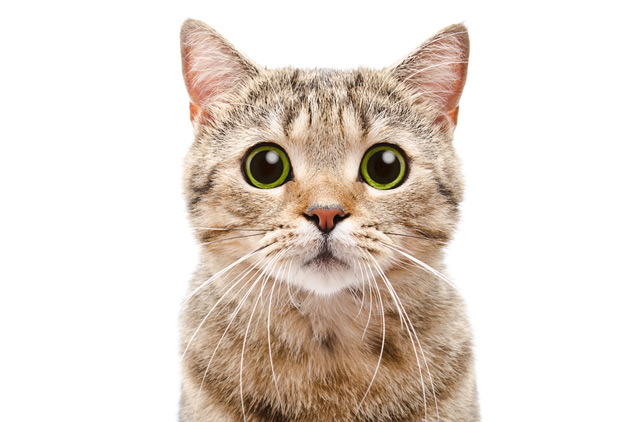
#> input picture python/Images/cat.jpg, 630 x 422 px
$ python ImgEncrypt_3.py
#> lines starting #> are read from the running program, lines starting #| are printed output that depends on the picture
# -*- coding: utf-8 -*-
"""
Created on Mon Dec 20 12:57:34 2021

@author: williamlin

description:
    A new version for rectangular images.
        1. replace "tuple" with "list"
        2. use a different method to produce permutation matrices
    (compatible with square images)
"""

import numpy as np
from PIL import Image
import random as rand
import matplotlib.pyplot as plt

def encrypt(arr, PM):
    shape = arr.shape

    if(min(shape[0], shape[1]) <= 10):
        return

    if shape[0] <= shape[1]:
        PM.append(list(partial_encrypt(shape[0], arr[:, :shape[0], :])))
        encrypt(arr[:, shape[0]:, :], PM)
    else :
        PM.append(list(partial_encrypt(shape[1], arr[:shape[1], :, :])))
        encrypt(arr[shape[1]:, :, :], PM)
    return

def partial_encrypt(N, arr):
    perm = np.empty(N*N, dtype='i')
    perm.fill(0)
    perm = perm.reshape(N, N)

    set_to_one = list() # 1s of a single permutation matrix
    fr = list()
    for i in range(N):
        fr.append(i)
    for i in range(N):
        r = rand.randint(0, N-i-1)
        set_to_one.append((fr[r]))
        perm[i, fr[r]] = 1
        del fr[r]


    for i in range(arr.shape[2]):
        arr[:N, :N, i] = perm @ arr[:N, :N, i]
    return set_to_one

def decrypt(arr, PM, at, Len):
    if at == Len:
        return
    size = len(PM[at]) # number of rows
    inv_mat = np.empty(size*size, dtype='i')
    inv_mat.fill(0)
    inv_mat = inv_mat.reshape(size, size)

    for j in range(size):
        inv_mat[j][PM[at][j]] = 1

    inv_mat = inv_mat.transpose() # P^T = P^(-1)

    for j in range(arr.shape[2]):
        arr[:size, :size, j] = inv_mat @ arr[:size, :size, j]

    shape = arr.shape
    if shape[0] <= shape[1]:
        decrypt(arr[:, shape[0]:, :], PM, at+1, Len)
    else:
        decrypt(arr[shape[1]:, :, :], PM, at+1, Len)

img = Image.open('./Images/cat.jpg')
#> img is the input picture: PIL image 630x422 RGB; mean R, G, B 227.8, 217.3, 208.3
arr = np.array(img)

# compressed permutation matrices (only record 1s)
# recorded for future decryption
PM = list()

encrypt(arr, PM)
#> after the loop in partial_encrypt, `for i in range(arr.shape[2]):`:
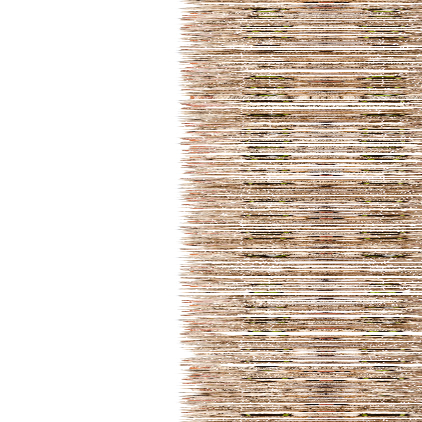
#> arr: shape (422, 422, 3); mean of channels 0, 1, 2 220.3, 207.1, 195.7; drawn as R, G, B
#> call 2 of partial_encrypt, with N = 208
#> after the loop in partial_encrypt (call 2), `for i in range(arr.shape[2]):`:
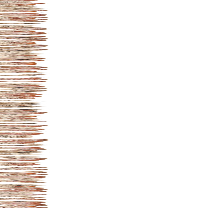
#> arr: shape (208, 208, 3); mean of channels 0, 1, 2 244.9, 239.6, 236.3; drawn as R, G, B
#> call 3 of partial_encrypt, with N = 208
#> after the loop in partial_encrypt (call 3), `for i in range(arr.shape[2]):`:
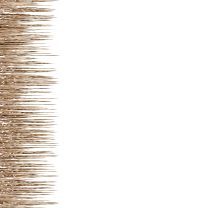
#> arr: shape (208, 208, 3); mean of channels 0, 1, 2 241.2, 236.4, 231.9; drawn as R, G, B
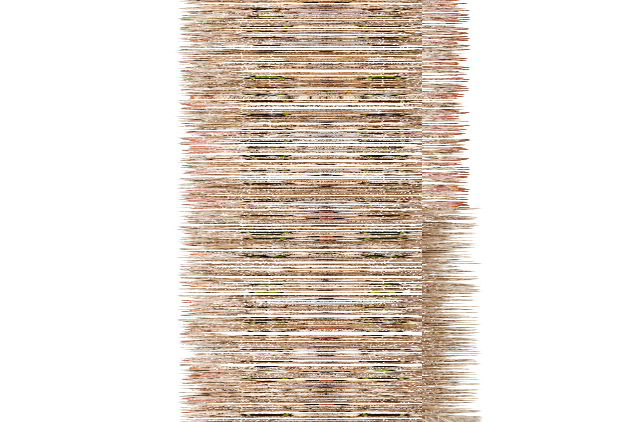
#> arr: shape (422, 630, 3); mean R, G, B 227.8, 217.3, 208.3
plt.subplot(1, 2, 1)
plt.imshow(arr)

decrypt(arr, PM, 0, len(PM))
#> after the loop in decrypt, `for j in range(arr.shape[2]):`:
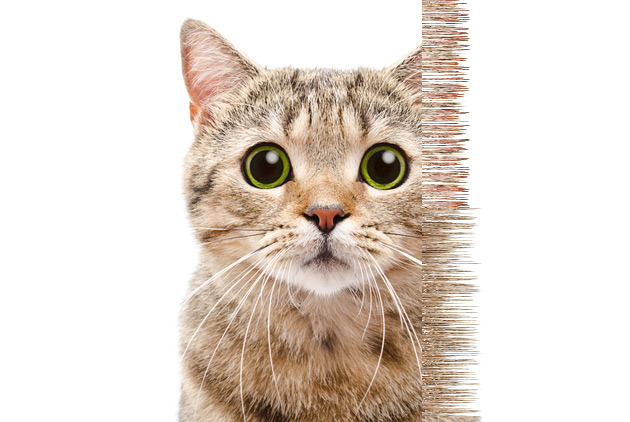
#> arr: shape (422, 630, 3); mean R, G, B 227.8, 217.3, 208.3
#> call 2 of decrypt, with at = 1, Len = 3
#> after the loop in decrypt (call 2), `for j in range(arr.shape[2]):`:
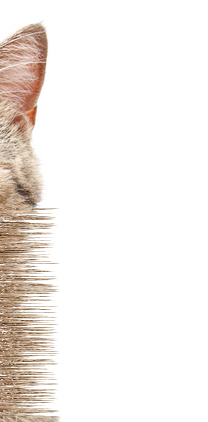
#> arr: shape (422, 208, 3); mean R, G, B 243, 237.9, 234
#> call 3 of decrypt, with at = 2, Len = 3
#> after the loop in decrypt (call 3), `for j in range(arr.shape[2]):`:
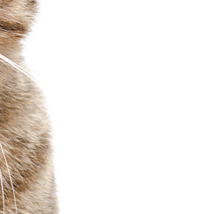
#> arr: shape (214, 208, 3); mean R, G, B 241, 236.3, 231.7
plt.subplot(1, 2, 2)
plt.imshow(arr)
